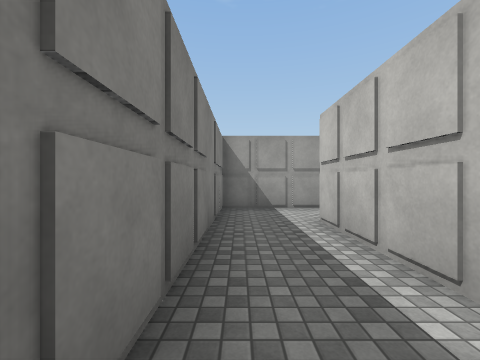
View 1 (above)

16 first-person views from a walk through a scene from a Unity 3-D project. The camera is 1.4 m above the floor, looks level and sees 90° across. The floor is counted in squares, 1.8 m on a side. Each view is taken from the middle of a square. On the plan, view 1 faces up. The plan holds only what a view shows up to about 9 squares ahead; the rest is blank. The player character is not drawn. Surface patterns are stand-ins for the level's own textures.

View 2
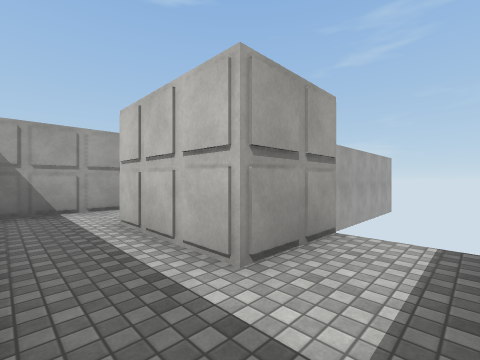

View 3
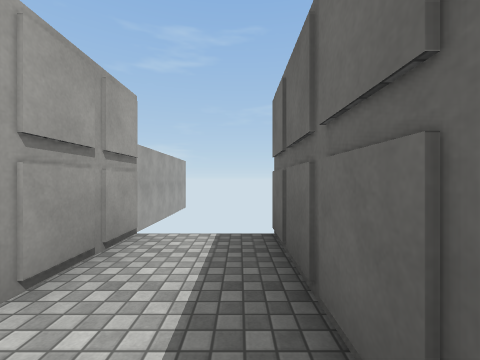

View 4
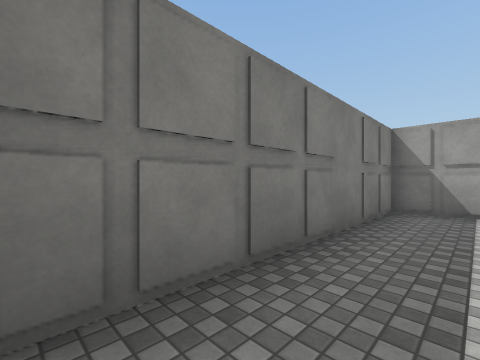

View 5
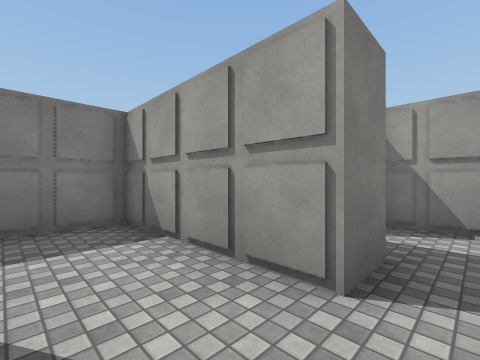

View 6
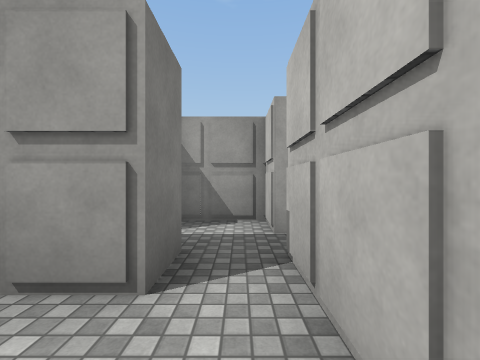

View 7
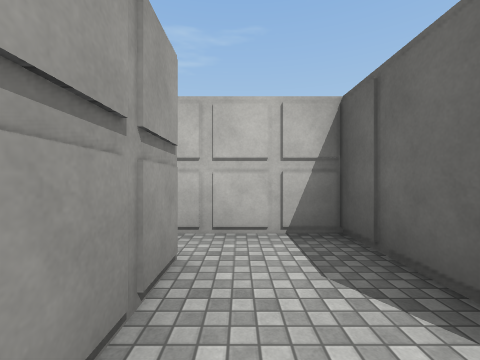

View 8
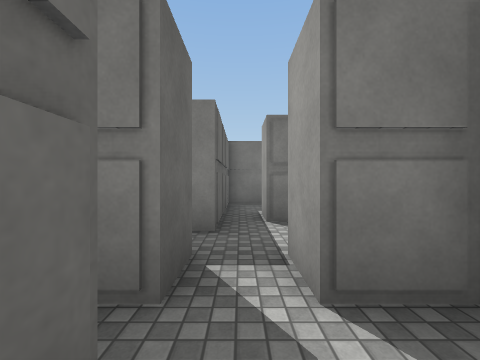

View 9
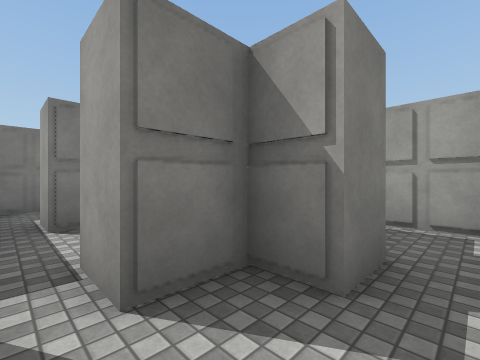

View 10
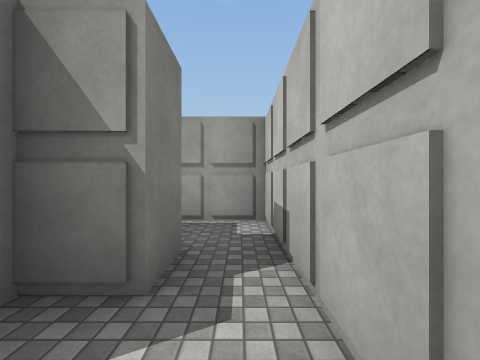

View 11
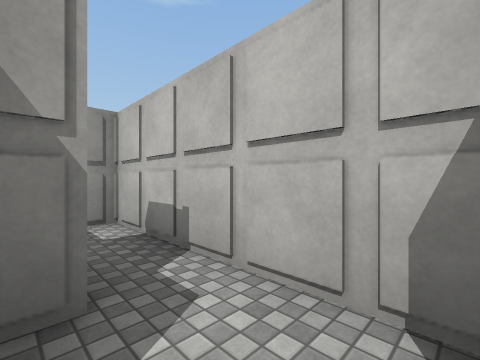

View 12
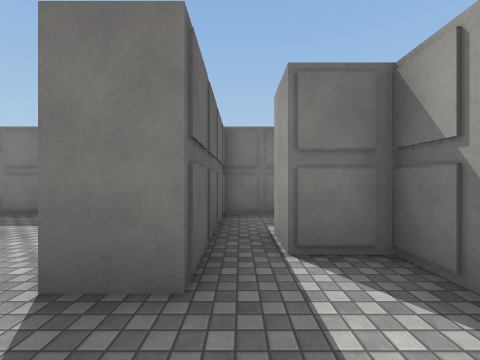

View 13
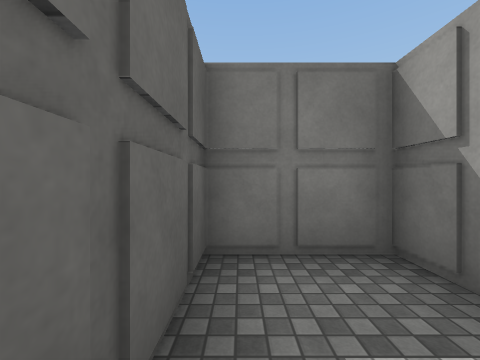

View 14
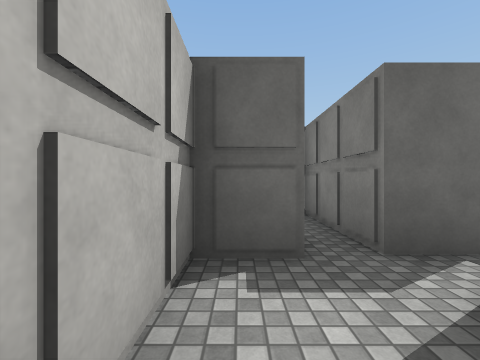

View 15
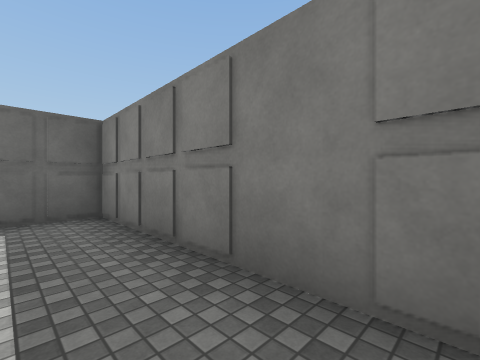

View 16
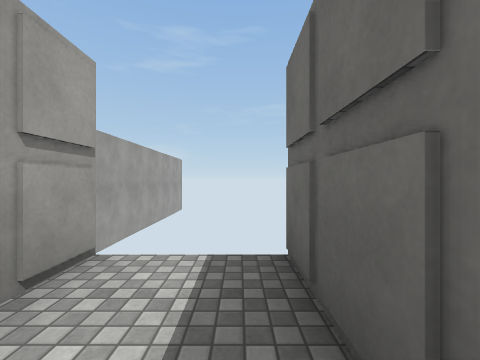

### Floor plan
Ten units are one square. View 1 is at (0, 0); x grows to the right and y downward. Boxes are objects, and circles mark ways between rooms. Rooms are numbered by the first view taken in them; rooms with no view inside come last. Other rooms are left out.
<svg viewBox="-10 -131 90 141">
<path fill="none" stroke="#000" d="M35 -15 15 -15 15 -45M14 -66 -5 -66 -5 5 35 5M24 -45 45 -45 45 -76M34 -76 34 -66 14 -66M62 -76 75 -76 75 -96M45 -76 55 -76 55 -64M64 -96 55 -96 55 -85 45 -85M45 -85 45 -96 25 -96 25 -85 15 -85M14 -76 34 -76M64 -106 64 -96M75 -96 75 -126 59 -126M4 -96 -5 -96 -5 -76 14 -76"/>
<circle cx="25" cy="-55" r="3" fill="#2a7"/>
<circle cx="40" cy="-70" r="3" fill="#2a7"/>
<circle cx="50" cy="-80" r="3" fill="#2a7"/>
<circle cx="70" cy="-100" r="3" fill="#2a7"/>
<circle cx="20" cy="-80" r="3" fill="#2a7"/>
<text x="10" y="-20">1</text>
<text x="30" y="-60">2</text>
<text x="60" y="-80">3</text>
<text x="30" y="-80">4</text>
<text x="60" y="-110">5</text>
<text x="0" y="-90">6</text>
</svg>
Room 1 opens to room 2. Room 2 opens to room 4. Room 3 opens to room 4. Room 3 opens to room 5. Room 4 opens to room 6.

Where each view was taken, in squares from view 1:
view 1: 0 up, 0 right, facing up
view 2: 0 up, 0 right, facing up-right
view 3: 0 up, 0 right, facing right
view 4: 0 up, 1 right, facing up-left
view 5: 5 up, 4 right, facing up-left
view 6: 5 up, 4 right, facing up
view 7: 6 up, 1 right, facing right
view 8: 8 up, 7 right, facing left
view 9: 8 up, 7 right, facing up-left
view 10: 8 up, 7 right, facing up
view 11: 8 up, 6 right, facing up-right
view 12: 8 up, 5 right, facing left
view 13: 8 up, 2 right, facing left
view 14: 10 up, 7 right, facing down
view 15: 5 up, 1 right, facing down-left
view 16: 0 up, 1 right, facing right
